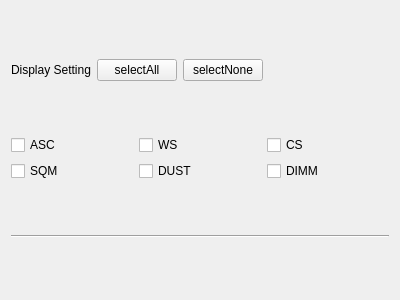
<?xml version="1.0" encoding="UTF-8"?>
<ui version="4.0">
 <class>EMDisplaySetPanel</class>
 <widget class="QWidget" name="EMDisplaySetPanel">
  <property name="geometry">
   <rect>
    <x>0</x>
    <y>0</y>
    <width>400</width>
    <height>300</height>
   </rect>
  </property>
  <property name="windowTitle">
   <string>EMDisplaySetPanel</string>
  </property>
  <layout class="QVBoxLayout" name="verticalLayout">
   <item>
    <layout class="QHBoxLayout" name="horizontalLayout">
     <item>
      <widget class="QLabel" name="_nameTag">
       <property name="text">
        <string>Display Setting</string>
       </property>
      </widget>
     </item>
     <item>
      <widget class="QPushButton" name="_selectAll">
       <property name="text">
        <string>selectAll</string>
       </property>
      </widget>
     </item>
     <item>
      <widget class="QPushButton" name="_selectNone">
       <property name="text">
        <string>selectNone</string>
       </property>
      </widget>
     </item>
     <item>
      <spacer name="horizontalSpacer">
       <property name="orientation">
        <enum>Qt::Horizontal</enum>
       </property>
       <property name="sizeHint" stdset="0">
        <size>
         <width>40</width>
         <height>20</height>
        </size>
       </property>
      </spacer>
     </item>
    </layout>
   </item>
   <item>
    <layout class="QGridLayout" name="gridLayout">
     <item row="0" column="0">
      <widget class="QCheckBox" name="_cbASC">
       <property name="text">
        <string>ASC</string>
       </property>
      </widget>
     </item>
     <item row="0" column="1">
      <widget class="QCheckBox" name="_cbWS">
       <property name="text">
        <string>WS</string>
       </property>
      </widget>
     </item>
     <item row="0" column="2">
      <widget class="QCheckBox" name="_cbCS">
       <property name="text">
        <string>CS</string>
       </property>
      </widget>
     </item>
     <item row="1" column="0">
      <widget class="QCheckBox" name="_cbSQM">
       <property name="text">
        <string>SQM</string>
       </property>
      </widget>
     </item>
     <item row="1" column="1">
      <widget class="QCheckBox" name="_cbDUST">
       <property name="text">
        <string>DUST</string>
       </property>
      </widget>
     </item>
     <item row="1" column="2">
      <widget class="QCheckBox" name="_cbDIMM">
       <property name="text">
        <string>DIMM</string>
       </property>
      </widget>
     </item>
    </layout>
   </item>
   <item>
    <widget class="Line" name="line">
     <property name="orientation">
      <enum>Qt::Horizontal</enum>
     </property>
    </widget>
   </item>
  </layout>
 </widget>
 <resources/>
 <connections/>
</ui>
